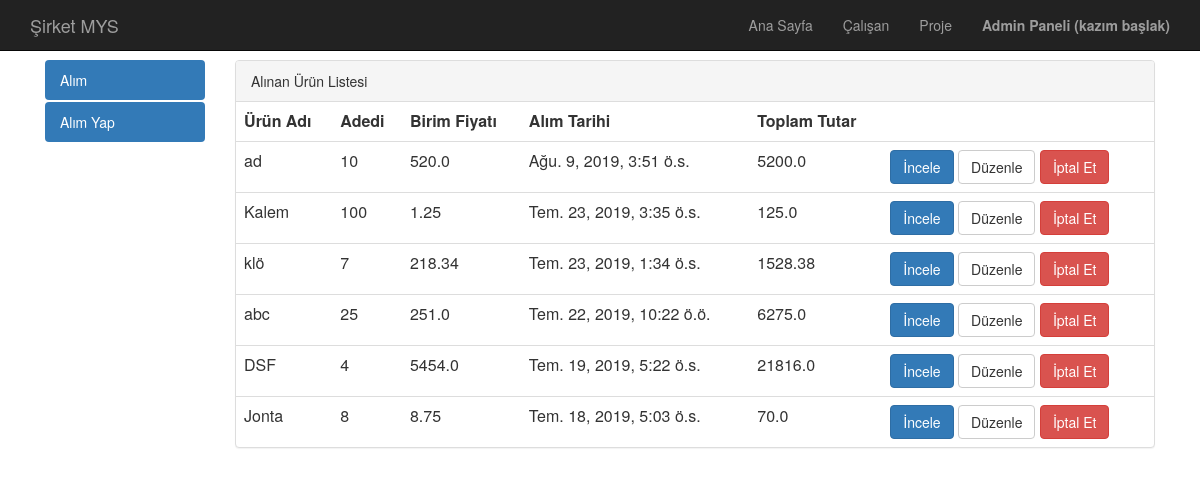
/alim/ (signed in), run on the app's committed database.
### alim/models.py (models this page shows, shortened)
class AlimFatura(models.Model):
    urunAdi = models.CharField(max_length=50, verbose_name = "Ürün Adı")
    urunAdedi = models.PositiveIntegerField()
    birimFiyati = models.FloatField()
    tarih = models.DateTimeField(auto_now_add=True)
    slug = models.SlugField(unique = True,editable = False, max_length= 60)
    def get_absolute_url(self):
        return reverse("alim:detail",kwargs={'slug':self.slug})
    def get_update_url(self):
        return reverse("alim:update",kwargs={'id':self.id})
    def get_delete_url(self):
        return reverse("alim:delete",kwargs={'id':self.id})
    def get_toplam_tutar(self):
        return self.birimFiyati*self.urunAdedi
    class Meta:
        ordering = ['-tarih']

### alim/views.py (the view)
# urls.py: path('',alimIndex,name='index'),
def alimIndex(request):
    yetki = getAuthorization(request,"alim fatura")#25 permission idsi dir.
    if yetki == -1:
        messages.warning(request,"Erişim için giriş yapınız.")
        return redirect("/admin")
    if not canView(yetki):
        messages.warning(request,"Alım işlemlerine erişim izniniz yoktur.")
        return redirect("home:index")
    alimlar = AlimFatura.objects.all()
    context = {
        'alimlar':alimlar,
        'canAdd':canAdd(yetki),
        'canChange':canChange(yetki),
        'canDelete':canDelete(yetki),
    }
    return render(request,'alim/index.html',context)

### calisan/models.py (called while the page is built, shortened)
def getAuthorization(request,name):
    u = request.user
    yetki = 0
    if not u.is_authenticated:
        return -1
    elif u.is_superuser:
        return 15

def canView(authorization):
    return authorization >= 8

def canAdd(authorization):
    return authorization % 2 != 0

def canChange(authorization):
    return authorization == 2 or authorization == 3 or authorization == 6 or authorization == 7 or authorization == 10 or authorization == 11 or authorization == 14 or authorization == 15

def canDelete(authorization):
    return authorization == 4 or authorization == 5 or authorization == 6 or authorization == 7 or authorization == 12 or authorization == 13 or authorization == 14 or authorization == 15

### templates/alim/index.html (shortened to what this page needs)
{% extends "base.html" %}
{% block body %}
    <div class="container">
        {% include "alim/leftnav.html" %}
        <div class="col-sm-10">
            <div class="panel panel-default">
                <div class="panel-heading">Alınan Ürün Listesi</div>
                <table class="table">
                    <tr>
                        <th>Ürün Adı</th>
                        <th>Adedi</th>
                        <th>Birim Fiyatı</th>
                        <th>Alım Tarihi</th>
                        <th>Toplam Tutar</th>
                        <th></th>
                    </tr>
                    {% for alim in alimlar %}
                        <tr>
                            <td>{{ alim.urunAdi }}</td>
                            <td>{{ alim.urunAdedi }}</td>
                            <td>{{ alim.birimFiyati }}</td>
                            <td>{{ alim.tarih }}</td>
                            <td>{{ alim.get_toplam_tutar }}</td>
                            <td>
                                <a href="{{ alim.get_absolute_url }}" class="btn btn-primary" role="button">İncele</a>
                                {% if canChange %}
                                    <a href="{{ alim.get_update_url }}" class="btn btn-default" role="button">Düzenle</a>
                                {% endif %}
                                {% if canDelete %}
                                    <a href="{{ alim.get_delete_url }}" class="btn btn-danger" role="button">İptal Et</a>
                                {% endif %}
                            </td>
                        </tr>
                    {% endfor %}
                </table>
            </div>
        </div>
    </div>
{% endblock body %}

### templates/header.html (shortened to what this page needs)
<head>
</head>
<nav class="navbar navbar-inverse navbar-fixed-top" role="banner">
    <div class="container">
        <div class="navbar-header">
            <a href="{% url 'home:index'%}" class="navbar-brand">Şirket MYS</a>
        </div>
        <nav class="collapse navbar-collapse" role="navigation">
            <ul class="nav navbar-nav navbar-right">
                <li><a href="{% url 'home:index'%}">Ana Sayfa</a></li>
                <li><a href="{% url 'calisan:index' %}">Çalışan</a></li>
                <li><a href="{% url 'proje:index' %}">Proje</a></li>
                <li><a href="/admin"><b>Admin Paneli ({{ request.user.get_full_name }})</b></a></li>
            </ul>
        </nav>
    </div>
</nav>

### static/css/style.css (style rules this page uses)
body { margin-top: 60px; }

### data on the page
AlimFatura: urunAdi "ad", urunAdedi "10", birimFiyati "520.0", tarih "Ağu. 9, 2019, 3:51 ö.s.", get_toplam_tutar "5200.0"
AlimFatura: urunAdi "Kalem", urunAdedi "100", birimFiyati "1.25", tarih "Tem. 23, 2019, 3:35 ö.s.", get_toplam_tutar "125.0"
AlimFatura: urunAdi "klö", urunAdedi "7", birimFiyati "218.34", tarih "Tem. 23, 2019, 1:34 ö.s.", get_toplam_tutar "1528.38"
AlimFatura: urunAdi "abc", urunAdedi "25", birimFiyati "251.0", tarih "Tem. 22, 2019, 10:22 ö.ö.", get_toplam_tutar "6275.0"
AlimFatura: urunAdi "DSF", urunAdedi "4", birimFiyati "5454.0", tarih "Tem. 19, 2019, 5:22 ö.s.", get_toplam_tutar "21816.0"
AlimFatura: urunAdi "Jonta", urunAdedi "8", birimFiyati "8.75", tarih "Tem. 18, 2019, 5:03 ö.s.", get_toplam_tutar "70.0"

### other printed values
{{ request.user.get_full_name }} "kazım başlak"
